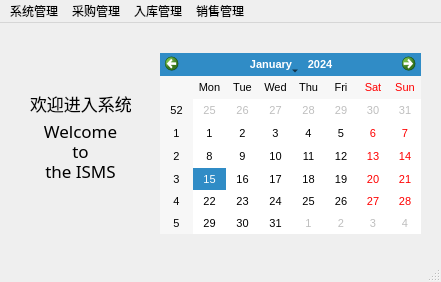
<?xml version="1.0" encoding="UTF-8"?>
<ui version="4.0">
 <class>MainWindow</class>
 <widget class="QMainWindow" name="MainWindow">
  <property name="geometry">
   <rect>
    <x>0</x>
    <y>0</y>
    <width>441</width>
    <height>282</height>
   </rect>
  </property>
  <property name="windowTitle">
   <string>教育超市进存销管理信息系统</string>
  </property>
  <property name="whatsThis">
   <string>&lt;html&gt;&lt;head/&gt;&lt;body&gt;&lt;p&gt;&lt;br/&gt;&lt;/p&gt;&lt;/body&gt;&lt;/html&gt;</string>
  </property>
  <widget class="QWidget" name="centralwidget">
   <widget class="QCalendarWidget" name="calendarWidget">
    <property name="geometry">
     <rect>
      <x>160</x>
      <y>30</y>
      <width>261</width>
      <height>181</height>
     </rect>
    </property>
    <property name="font">
     <font>
      <pointsize>8</pointsize>
     </font>
    </property>
   </widget>
   <widget class="QLabel" name="label">
    <property name="geometry">
     <rect>
      <x>30</x>
      <y>70</y>
      <width>101</width>
      <height>21</height>
     </rect>
    </property>
    <property name="font">
     <font>
      <family>华文中宋</family>
      <pointsize>13</pointsize>
     </font>
    </property>
    <property name="text">
     <string>欢迎进入系统</string>
    </property>
   </widget>
   <widget class="QLabel" name="label_2">
    <property name="geometry">
     <rect>
      <x>40</x>
      <y>100</y>
      <width>81</width>
      <height>16</height>
     </rect>
    </property>
    <property name="font">
     <font>
      <family>Sitka Text</family>
      <pointsize>13</pointsize>
     </font>
    </property>
    <property name="text">
     <string>Welcome</string>
    </property>
    <property name="alignment">
     <set>Qt::AlignCenter</set>
    </property>
   </widget>
   <widget class="QLabel" name="label_3">
    <property name="geometry">
     <rect>
      <x>40</x>
      <y>140</y>
      <width>81</width>
      <height>16</height>
     </rect>
    </property>
    <property name="font">
     <font>
      <family>Sitka Text</family>
      <pointsize>13</pointsize>
     </font>
    </property>
    <property name="text">
     <string>the ISMS</string>
    </property>
    <property name="alignment">
     <set>Qt::AlignCenter</set>
    </property>
   </widget>
   <widget class="QLabel" name="label_4">
    <property name="geometry">
     <rect>
      <x>40</x>
      <y>120</y>
      <width>81</width>
      <height>16</height>
     </rect>
    </property>
    <property name="font">
     <font>
      <family>Sitka Text</family>
      <pointsize>13</pointsize>
     </font>
    </property>
    <property name="text">
     <string>to</string>
    </property>
    <property name="alignment">
     <set>Qt::AlignCenter</set>
    </property>
   </widget>
  </widget>
  <widget class="QMenuBar" name="menubar">
   <property name="geometry">
    <rect>
     <x>0</x>
     <y>0</y>
     <width>441</width>
     <height>26</height>
    </rect>
   </property>
   <property name="defaultUp">
    <bool>false</bool>
   </property>
   <widget class="QMenu" name="system">
    <property name="title">
     <string>系统管理</string>
    </property>
    <addaction name="relogin"/>
    <addaction name="changePwd"/>
    <addaction name="separator"/>
    <addaction name="exit"/>
   </widget>
   <widget class="QMenu" name="purchase">
    <property name="title">
     <string>采购管理</string>
    </property>
    <addaction name="order"/>
    <addaction name="query_purchase"/>
   </widget>
   <widget class="QMenu" name="warehouse">
    <property name="title">
     <string>入库管理</string>
    </property>
    <addaction name="warehouse_in"/>
    <addaction name="query_warehouse"/>
   </widget>
   <widget class="QMenu" name="sales">
    <property name="title">
     <string>销售管理</string>
    </property>
    <addaction name="sales_out"/>
    <addaction name="query_sales"/>
   </widget>
   <addaction name="system"/>
   <addaction name="purchase"/>
   <addaction name="warehouse"/>
   <addaction name="sales"/>
  </widget>
  <widget class="QStatusBar" name="statusbar"/>
  <action name="relogin">
   <property name="text">
    <string>重新登录</string>
   </property>
  </action>
  <action name="changePwd">
   <property name="text">
    <string>修改密码</string>
   </property>
  </action>
  <action name="action_2">
   <property name="text">
    <string>退出系统</string>
   </property>
  </action>
  <action name="exit">
   <property name="text">
    <string>退出系统</string>
   </property>
  </action>
  <action name="order">
   <property name="text">
    <string>订单下达</string>
   </property>
  </action>
  <action name="query_purchase">
   <property name="text">
    <string>明细查询</string>
   </property>
  </action>
  <action name="warehouse_in">
   <property name="text">
    <string>核算入库</string>
   </property>
  </action>
  <action name="sales_out">
   <property name="text">
    <string>销售出库</string>
   </property>
  </action>
  <action name="query_warehouse">
   <property name="text">
    <string>明细查询</string>
   </property>
  </action>
  <action name="query_sales">
   <property name="text">
    <string>明细查询</string>
   </property>
  </action>
 </widget>
 <resources/>
 <connections/>
</ui>
